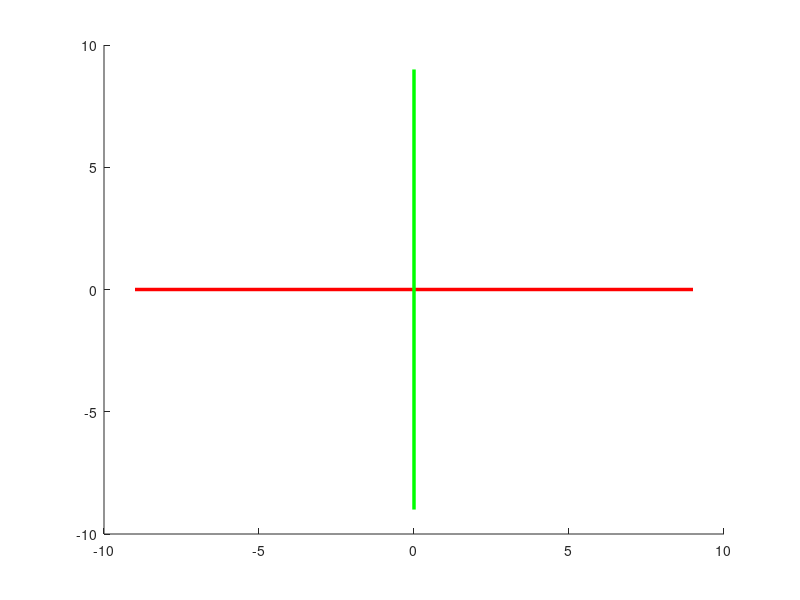

Write MATLAB code to recreate this figure.
function printAxis()
line([-9 9],[0 0],[0 0], 'color',[1 0 0],'linewidth', 2.5);
line([0 0],[-9 9],[0 0], 'color',[0 1 0],'linewidth', 2.5);
end